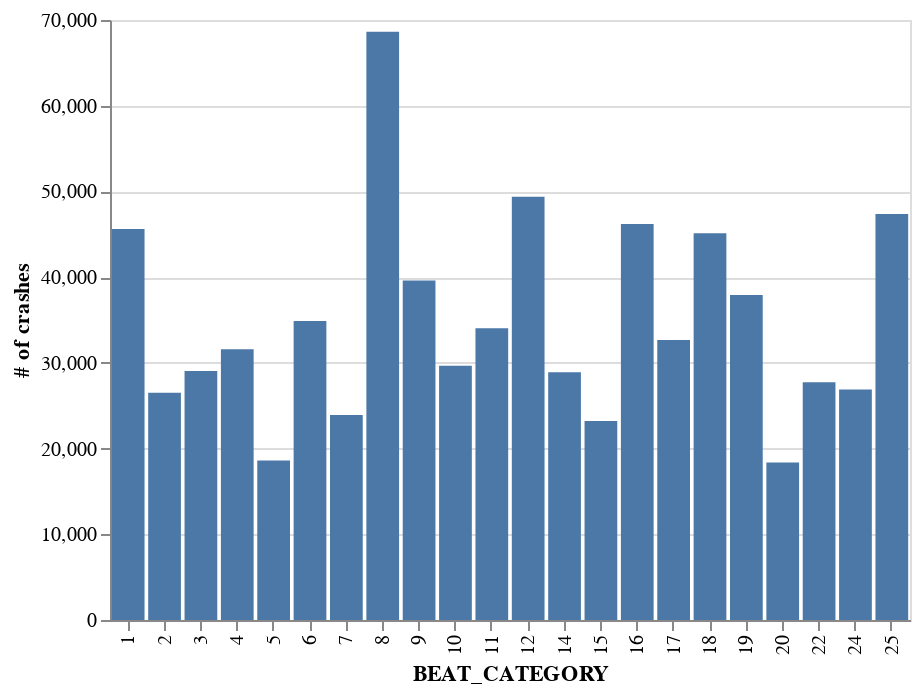

The code cell stored with this chart in its notebook:
### Markdown cell above
## Question 2
- Chicago is divided into different divisions called beats of occurences, we group beats to form beat categories and find the accidents occuring in each of them
- Are there any beats that have substantially more crashes than others in Chicago ?
- Are there any beats to be avoided during national holidays and which ones are safe ?

More exploratory analysis was done in this notebook: https://drive.google.com/file/d/1Ep01v8Xd7l-vO_5y5ajaWLxU1M4oamxD/view?usp=drive_link

### Code cell
#plot to find the beats with most accidents
# Calculate the count of each BEAT_CATEGORY
beat_counts = df['BEAT_CATEGORY'].value_counts().reset_index()
beat_counts.columns = ['BEAT_CATEGORY', '# of crashes over the years']

# Sort the DataFrame by count in descending order
beat_counts['# of crashes over the years'] = beat_counts['# of crashes over the years'].astype(int)
beat_counts = beat_counts.sort_values(by='# of crashes over the years', ascending=False)

beat_counts = beat_counts[~beat_counts['BEAT_CATEGORY'].isin([0,61])]

# Create a bar chart using Altair
chart = alt.Chart(beat_counts).mark_bar().encode(
    x=alt.X('BEAT_CATEGORY:N', sort='x', title='BEAT_CATEGORY'),
    y=alt.Y('# of crashes over the years:Q', title='# of crashes'),
    tooltip=['BEAT_CATEGORY:N', '# of crashes over the years:Q']
).properties(
    width=400
)

# Show the chart
chart

### Figure 1 — Vega-Lite specification as saved in the notebook (floating-point values rounded to 4 significant figures)
{"config": {"view": {"continuousWidth": 400, "continuousHeight": 300}}, "data": {"name": "data-312dd91bd26098321c1fb419843cf261"}, "mark": "bar", "encoding": {"tooltip": [{"field": "BEAT_CATEGORY", "type": "nominal"}, {"field": "# of crashes over the years", "type": "quantitative"}], "x": {"field": "BEAT_CATEGORY", "sort": "x", "title": "BEAT_CATEGORY", "type": "nominal"}, "y": {"field": "# of crashes over the years", "title": "# of crashes", "type": "quantitative"}}, "width": 400, "$schema": "https://vega.github.io/schema/vega-lite/v4.17.0.json", "datasets": {"data-312dd91bd26098321c1fb419843cf261": [{"BEAT_CATEGORY": 8, "# of crashes over the years": 68637}, {"BEAT_CATEGORY": 12, "# of crashes over the years": 49371}, {"BEAT_CATEGORY": 25, "# of crashes over the years": 47378}, {"BEAT_CATEGORY": 16, "# of crashes over the years": 46202}, {"BEAT_CATEGORY": 1, "# of crashes over the years": 45611}, {"BEAT_CATEGORY": 18, "# of crashes over the years": 45118}, {"BEAT_CATEGORY": 9, "# of crashes over the years": 39622}, {"BEAT_CATEGORY": 19, "# of crashes over the years": 37912}, {"BEAT_CATEGORY": 6, "# of crashes over the years": 34874}, {"BEAT_CATEGORY": 11, "# of crashes over the years": 34023}, {"BEAT_CATEGORY": 17, "# of crashes over the years": 32672}, {"BEAT_CATEGORY": 4, "# of crashes over the years": 31591}, {"BEAT_CATEGORY": 10, "# of crashes over the years": 29655}, {"BEAT_CATEGORY": 3, "# of crashes over the years": 29058}, {"BEAT_CATEGORY": 14, "# of crashes over the years": 28909}, {"BEAT_CATEGORY": 22, "# of crashes over the years": 27728}, {"BEAT_CATEGORY": 24, "# of crashes over the years": 26891}, {"BEAT_CATEGORY": 2, "# of crashes over the years": 26524}, {"BEAT_CATEGORY": 7, "# of crashes over the years": 23931}, {"BEAT_CATEGORY": 15, "# of crashes over the years": 23203}, {"BEAT_CATEGORY": 5, "# of crashes over the years": 18611}, {"BEAT_CATEGORY": 20, "# of crashes over the years": 18364}]}}
